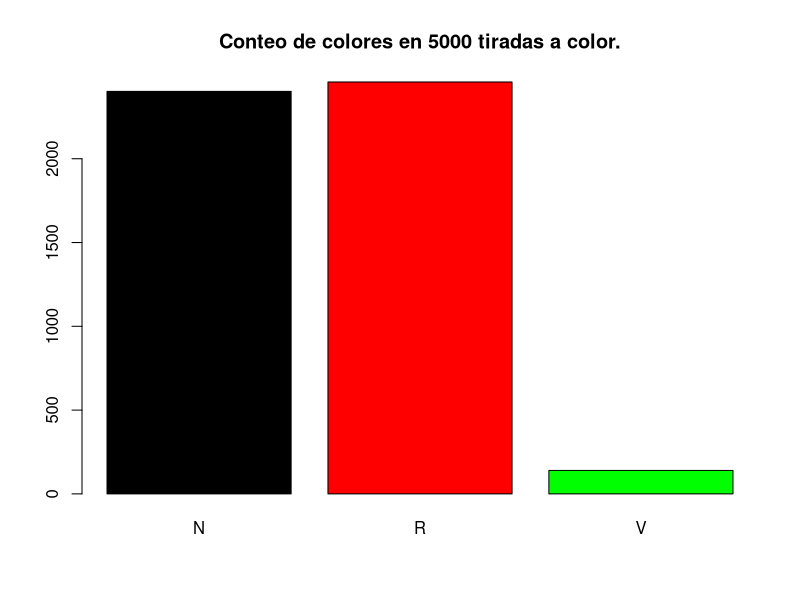
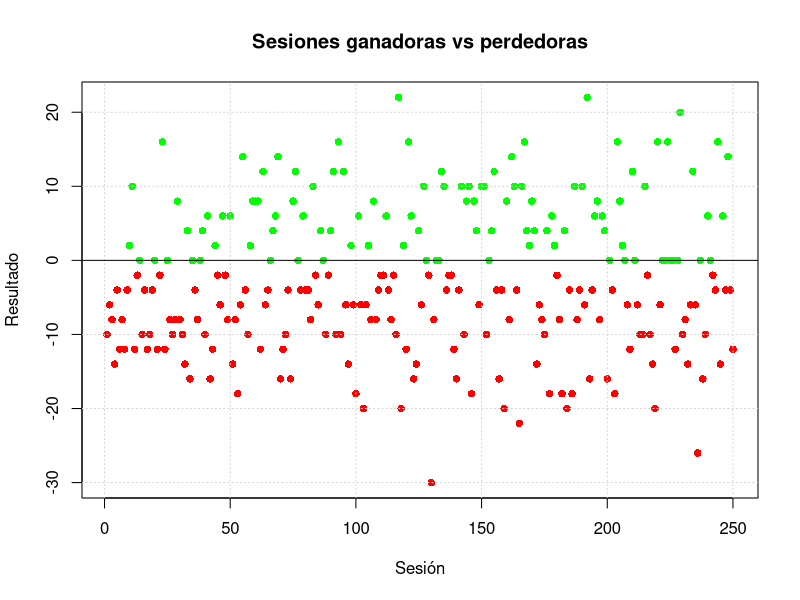

These figures' R source, in order:
# Estudio probabilístico de la ruleta europea. Apuesta simple al color.

# Definición de la ruleta. 18 números rojos, 18 números negros y 1 número verde (0).
ruleta = c(rep(c('R','N'),18), 'V')

# Probabilidades teóricas
## Regla de LaPlace
prob_rojo = sum(ruleta=='R') / length(ruleta); prob_rojo
prob_negro = sum(ruleta=='N') / length(ruleta); prob_negro

## Esperanza matemática
## Juguemos al rojo!
prob_exito = prob_rojo
prob_fracaso = 1 - prob_exito # Fracaso = negro o 0
ganancia = 1; perdida = -1 # 1 € por apuesta
esperanza = prob_exito * ganancia + prob_fracaso * perdida; esperanza


# Simulación
## A efectos de reproducibilidad, establecemos la semilla manualmente
set.seed(12345)

## Simulación de 'n' tiradas
tirar = function(n=1){
    # Realiza un número 'n' de tiradas, por defecto 1.
    return(sample(ruleta, n, replace=TRUE))
}

tiradas = tirar(5000)
table(tiradas)

dev.new()
barplot(table(tiradas), col=c('black','red','green'), main="Conteo de colores en 5000 tiradas a color.")

# Simulación de 'n' apuestas a color
apostar = function(n=1, c='R', prison=F){
    # Realiza un número 'n' de apuestas a un color. La prision controla el efecto que tiene el verde sobre el resultado de la apuesta.
    # Devuelve la cantidad ganada.
    tirada = tirar(n)
    aciertos = sum(tirada == c)
    if (prison)
        fallos = sum((tirada != c) & (tirada != 'V'))
    else
        fallos = sum(tirada != c)
    return(aciertos - fallos)
}

# Realizamos 5000 simulaciones de sesiones de 100 tiradas
sesiones = replicate(5000, apostar(100))

dev.new()
plot(sesiones[1:250], col=ifelse(sesiones < 0, 'red', 'green'), pch=16, main="Sesiones ganadoras vs perdedoras", xlab="Sesión", ylab="Resultado")
grid()
abline(h=0)


# La esperanza simulada la calculamos como la media de todas las sesiones 
esperanza_simulada = mean(sesiones); esperanza_simulada

